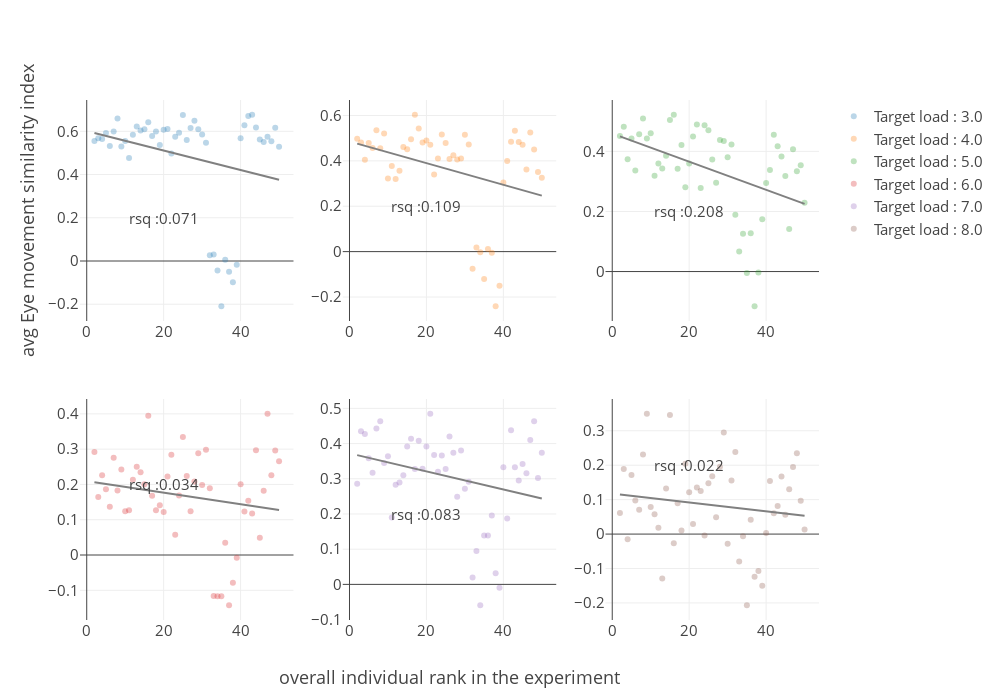

Notebook code for this chart:
### Code cell
eye_movement_similarity = eye_movement_similarity.dropna()

    
sec2_trace = []
sec3_trace = []
annotations = []
for i,target in enumerate(eye_movement_similarity['Target number'].unique().sort()):
    target_load_eye_similarity = eye_movement_similarity[eye_movement_similarity['Target number']==target]
    target_load_eye_similarity = target_load_eye_similarity.sort('ranking')
    target_load_eye_similarity = target_load_eye_similarity.groupby('ranking',operations={'avg_correlation':agg.MEAN('correlation')})
    target_load_eye_similarity = target_load_eye_similarity.sort('ranking')
    sec2_trace.append(go.Scatter(x = target_load_eye_similarity['ranking'].to_numpy(),
                           y = target_load_eye_similarity['avg_correlation'].to_numpy(),
                           mode='markers',marker = dict(opacity = 0.3),
                           line=dict(width = 2),
                           name = 'Target load : '+ str(target)))
    hsb = target_load_eye_similarity
    hsb2 = hsb.to_dataframe()

    mod = ols("avg_correlation ~ ranking", data=hsb2)
    res = mod.fit()
    annotations.append(dict(x = 20, y = 0.2, xref = 'x'+str(i+1), yref = 'y'+str(i+1), text = 'rsq :'+str(round(res.rsquared,3)),
                           showarrow = False))
    
    sec3_trace.append(go.Scatter(x = np.linspace(target_load_eye_similarity['ranking'].min(),target_load_eye_similarity['ranking'].max(),100),
                   y = np.linspace(target_load_eye_similarity['ranking'].min(),target_load_eye_similarity['ranking'].max(),100)*res.params[1] + res.params[0],
                                mode='lines', line = dict(color='gray'), showlegend=False))

fig = tools.make_subplots(rows=2, cols=3)
fig.append_trace(sec2_trace[0],1,1)
fig.append_trace(sec2_trace[1],1,2)
fig.append_trace(sec2_trace[2],1,3)
fig.append_trace(sec2_trace[3],2,1)
fig.append_trace(sec2_trace[4],2,2)
fig.append_trace(sec2_trace[5],2,3)

fig.append_trace(sec3_trace[0],1,1)
fig.append_trace(sec3_trace[1],1,2)
fig.append_trace(sec3_trace[2],1,3)
fig.append_trace(sec3_trace[3],2,1)
fig.append_trace(sec3_trace[4],2,2)
fig.append_trace(sec3_trace[5],2,3)


    
    

fig['layout'].update(height=700, width=1000, font = dict(size=15))
fig['layout']['legend'].update(traceorder='normal')
fig['layout']['annotations'] = annotations

fig['layout']['yaxis'].update(title='avg Eye movement similarity index')
fig['layout']['xaxis5'].update(title='overall individual rank in the experiment')


iplot(fig, filename='subejct ranks vs. eye movement similarity')
